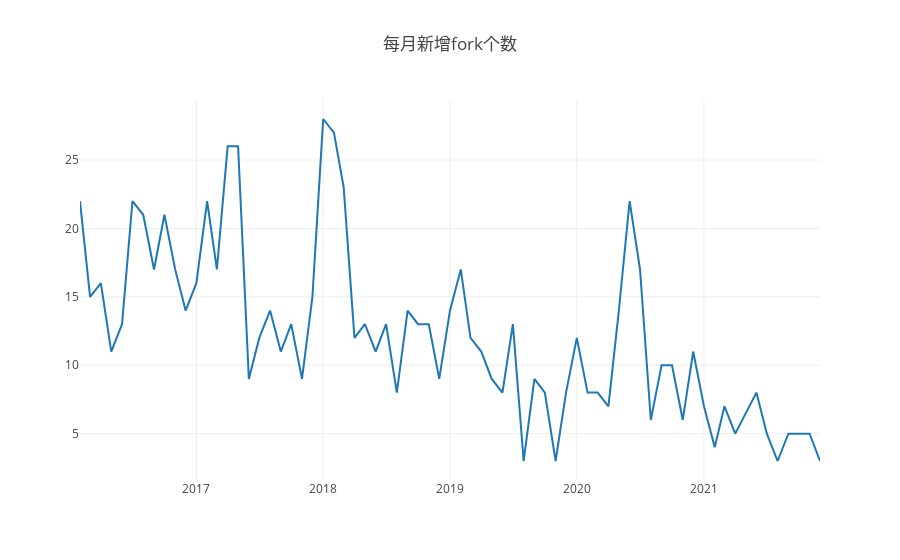

Notebook cell for this chart:
### Code cell
plot(fork_y,fork_x,fork_year,'每月新增fork个数')
table_(Fork_count_ls)

### Figure 1 — Plotly figure (JSON) as saved in the notebook; plotly's stock layout.template omitted (floating-point values rounded to 4 significant figures)
{"data": [{"x": ["2016-2", "2016-3", "2016-4", "2016-5", "2016-6", "2016-7", "2016-8", "2016-9", "2016-10", "2016-11", "2016-12", "2017-1", "2017-2", "2017-3", "2017-4", "2017-5", "2017-6", "2017-7", "2017-8", "2017-9", "2017-10", "2017-11", "2017-12", "2018-1", "2018-2", "2018-3", "2018-4", "2018-5", "2018-6", "2018-7", "2018-8", "2018-9", "2018-10", "2018-11", "2018-12", "2019-1", "2019-2", "2019-3", "2019-4", "2019-5", "2019-6", "2019-7", "2019-8", "2019-9", "2019-10", "2019-11", "2019-12", "2020-1", "2020-2", "2020-3", "2020-4", "2020-5", "2020-6", "2020-7", "2020-8", "2020-9", "2020-10", "2020-11", "2020-12", "2021-1", "2021-2", "2021-3", "2021-4", "2021-6", "2021-7", "2021-8", "2021-9", "2021-11", "2021-12"], "y": [22, 15, 16, 11, 13, 22, 21, 17, 21, 17, 14, 16, 22, 17, 26, 26, 9, 12, 14, 11, 13, 9, 15, 28, 27, 23, 12, 13, 11, 13, 8, 14, 13, 13, 9, 14, 17, 12, 11, 9, 8, 13, 3, 9, 8, 3, 8, 12, 8, 8, 7, 14, 22, 17, 6, 10, 10, 6, 11, 7, 4, 7, 5, 8, 5, 3, 5, 5, 3]}], "layout": {"autosize": true, "title": {"text": "每月新增fork个数"}, "xaxis": {"autorange": true, "range": ["2016-02-01", "2021-12-01"], "type": "date"}, "yaxis": {"autorange": true, "range": [1.611, 29.39], "type": "linear"}}}
